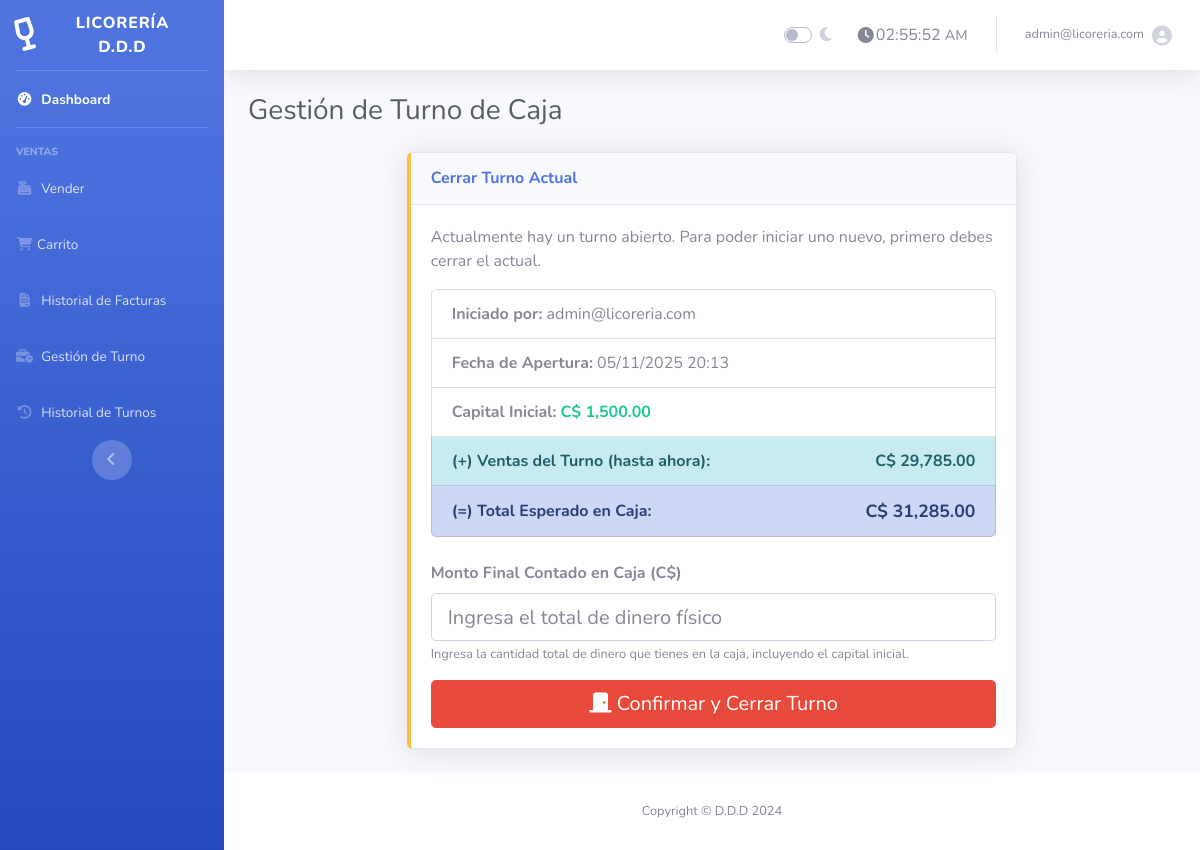
Screenshot of /gestion_turno.php (signed in) with the database file from the repository.
### tables this page shows
CREATE TABLE `turnos_caja` (
  `id` int(11) NOT NULL AUTO_INCREMENT,
  `usuario_id` int(11) NOT NULL,
  `capital_inicial` decimal(10,2) NOT NULL,
  `total_ventas_calculado` decimal(10,2) DEFAULT NULL,
  `monto_final_real` decimal(10,2) DEFAULT NULL,
  `diferencia` decimal(10,2) DEFAULT NULL,
  `fecha_apertura` datetime NOT NULL DEFAULT current_timestamp(),
  `fecha_cierre` datetime DEFAULT NULL,
  `estado` enum('abierto','cerrado') NOT NULL DEFAULT 'abierto',
  PRIMARY KEY (`id`),
  KEY `usuario_id` (`usuario_id`),
  CONSTRAINT `turnos_caja_ibfk_1` FOREIGN KEY (`usuario_id`) REFERENCES `usuarios` (`id`) ON DELETE NO ACTION ON UPDATE CASCADE
);

CREATE TABLE `usuarios` (
  `id` int(11) NOT NULL AUTO_INCREMENT,
  `nombre` varchar(100) NOT NULL,
  `email` varchar(100) NOT NULL,
  `password` varchar(255) NOT NULL,
  `rol` enum('admin','empleado') DEFAULT 'empleado',
  `creado_en` timestamp NOT NULL DEFAULT current_timestamp(),
  PRIMARY KEY (`id`),
  UNIQUE KEY `email` (`email`)
);

### gestion_turno.php (the view, shortened to what this page needs)
<?php
require 'conexion.php';
$turno_abierto = null;
$query_turno = "SELECT t.*, u.email as nombre_usuario FROM turnos_caja t JOIN usuarios u ON t.usuario_id = u.id WHERE t.estado = 'abierto' LIMIT 1";
$resultado_turno = $conexion->query($query_turno);
if ($resultado_turno->num_rows > 0) {
    $turno_abierto = $resultado_turno->fetch_assoc();
    $stmt_ventas = $conexion->prepare("SELECT SUM(total) as total_ventas FROM facturas WHERE turno_id = ?");
    $stmt_ventas->bind_param("i", $turno_abierto['id']);
    $stmt_ventas->execute();
    $total_ventas_actual = $stmt_ventas->get_result()->fetch_assoc()['total_ventas'] ?? 0;
    $total_esperado_actual = $turno_abierto['capital_inicial'] + $total_ventas_actual;
}
include 'empleado_header.php';
?>
<h1 class="h3 mb-4 text-gray-800">Gestión de Turno de Caja</h1>
<div class="row">
    <div class="col-lg-8 mx-auto">
        <?php if ($turno_abierto): ?>
            <div class="card shadow mb-4 border-left-warning">
                <div class="card-header py-3">
                    <h6 class="m-0 font-weight-bold text-primary">Cerrar Turno Actual</h6>
                </div>
                <div class="card-body">
                    <p>Actualmente hay un turno abierto. Para poder iniciar uno nuevo, primero debes cerrar el actual.</p>
                    <ul class="list-group mb-4">
                        <li class="list-group-item"><strong>Iniciado por:</strong> <?php echo htmlspecialchars($turno_abierto['nombre_usuario']); ?></li>
                        <li class="list-group-item"><strong>Fecha de Apertura:</strong> <?php echo date('d/m/Y H:i', strtotime($turno_abierto['fecha_apertura'])); ?></li>
                        <li class="list-group-item"><strong>Capital Inicial:</strong> <span class="font-weight-bold text-success">C$ <?php echo number_format($turno_abierto['capital_inicial'], 2); ?></span></li>
                        <li class="list-group-item list-group-item-info d-flex justify-content-between align-items-center">
                            <strong>(+) Ventas del Turno (hasta ahora):</strong>
                            <span class="font-weight-bold">C$ <?php echo number_format($total_ventas_actual, 2); ?></span>
                        </li>
                        <li class="list-group-item list-group-item-primary d-flex justify-content-between align-items-center">
                            <strong>(=) Total Esperado en Caja:</strong>
                            <span class="font-weight-bold" style="font-size: 1.1rem;">C$ <?php echo number_format($total_esperado_actual, 2); ?></span>
                        </li>
                    </ul>
                    <form action="turno_handler.php" method="POST" onsubmit="return confirm('¿Estás seguro de que quieres cerrar el turno? Esta acción no se puede deshacer.');">
                        <div class="form-group">
                            <label for="monto_final_real" class="font-weight-bold">Monto Final Contado en Caja (C$)</label>
                            <input type="number" class="form-control form-control-lg" id="monto_final_real" name="monto_final_real" step="0.01" required placeholder="Ingresa el total de dinero físico">
                            <small class="form-text text-muted">Ingresa la cantidad total de dinero que tienes en la caja, incluyendo el capital inicial.</small>
                        </div>
                        <button type="submit" class="btn btn-danger btn-lg btn-block">
                            <i class="fas fa-door-closed"></i> Confirmar y Cerrar Turno
                        </button>
                    </form>
                </div>
            </div>
        <?php endif; ?>
    </div>
</div>
<?php include 'empleado_footer.php'; ?>

### rows the page displays
turnos_caja: usuario.email "admin@licoreria.com", fecha_apertura "05/11/2025 20:13", capital_inicial "1,500.00"

### other values shown
$_SESSION['usuario'] "admin@licoreria.com"
$total_ventas_actual "29,785.00"
$total_esperado_actual "31,285.00"
